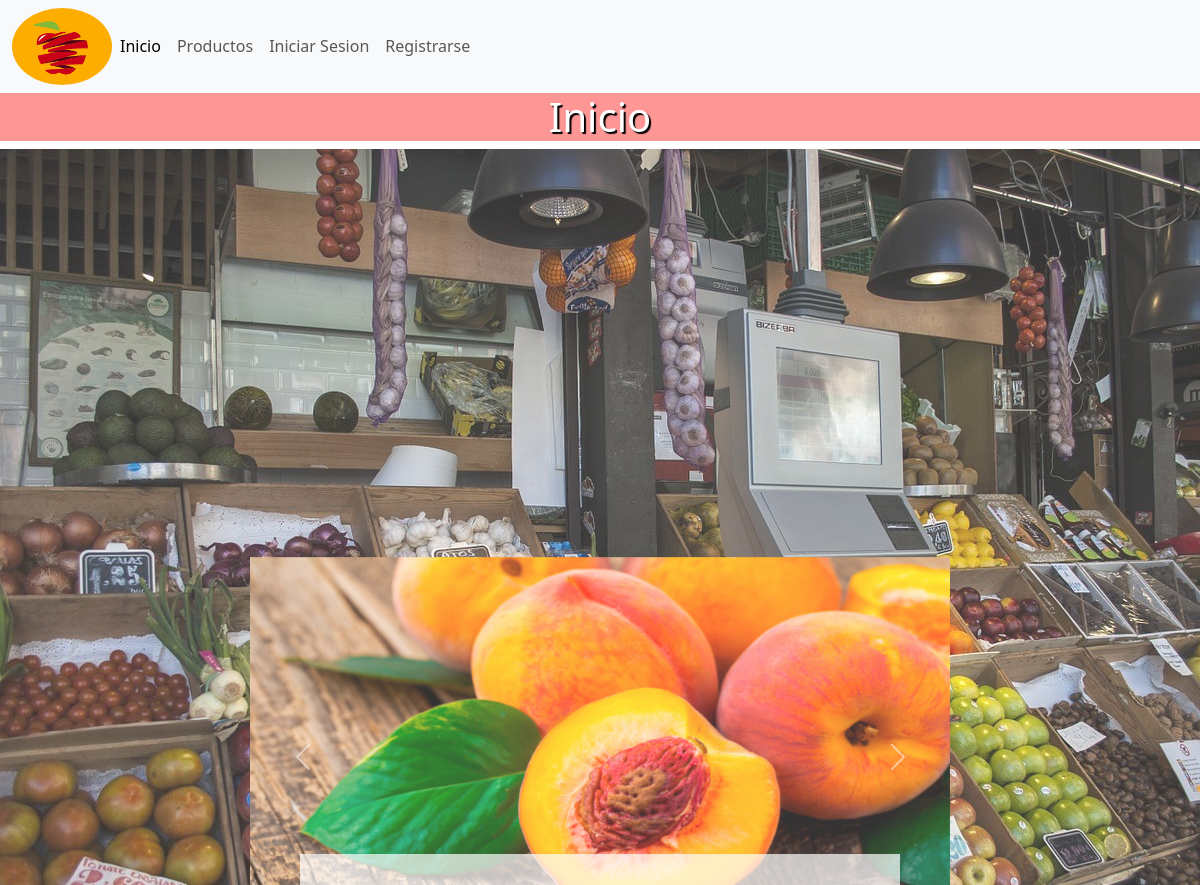
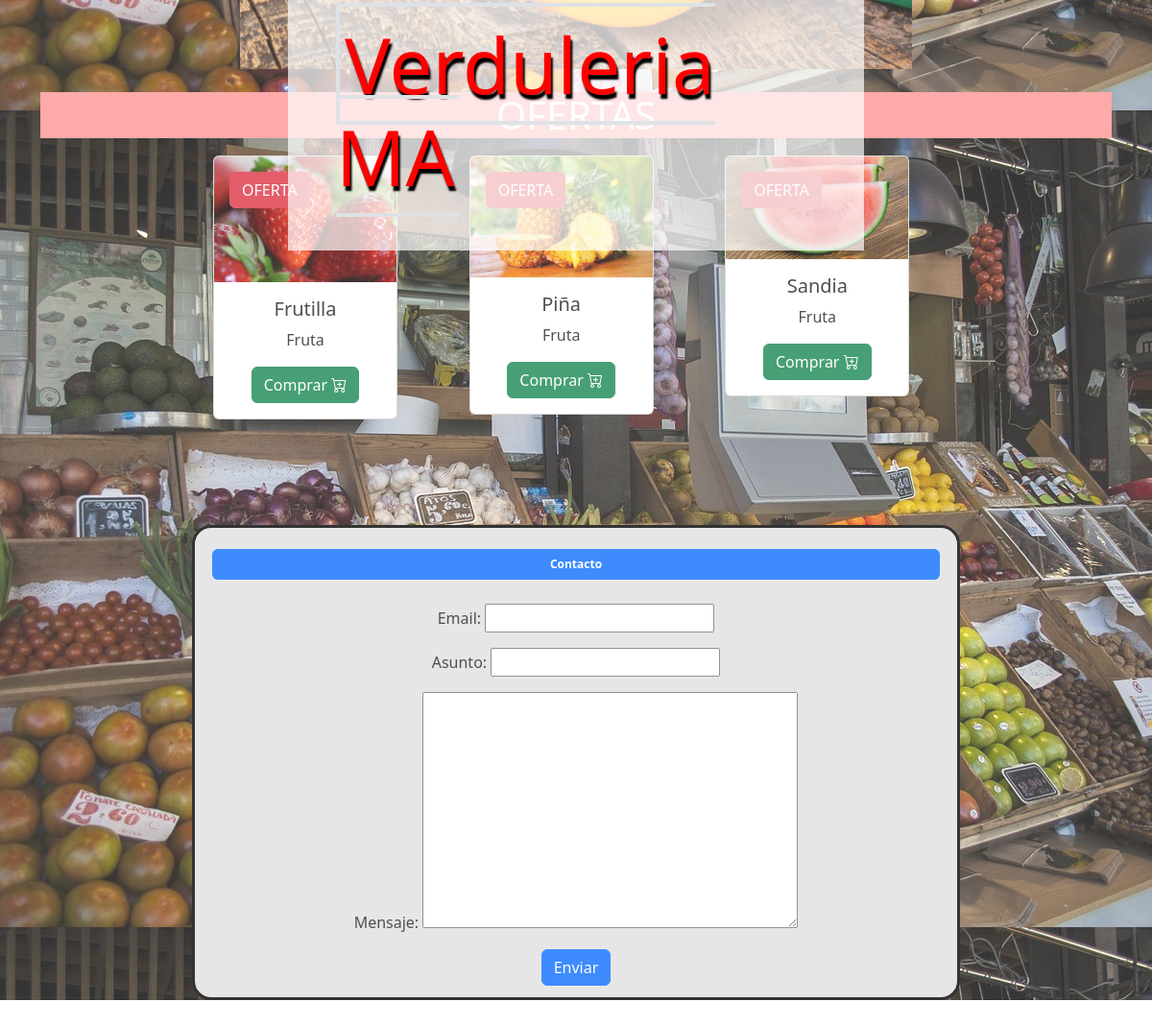
The page / on the database its author committed (2 pictures, top to bottom).
### productos/models.py (models this page shows, shortened)
class Producto(models.Model):
    nombre = models.CharField(max_length=100)
    precio = models.FloatField()
    imagen = models.ImageField(upload_to='productos')
    categoria = models.ForeignKey(Categoria, on_delete=models.CASCADE)
    oferta = models.BooleanField(default=False)
    created = models.DateField(auto_now_add=True)
    class Meta:
        verbose_name= 'producto'
        verbose_name_plural = 'productos'

class Categoria(models.Model):
    nombre = models.CharField(max_length=50)
    created = models.DateField(auto_now_add=True)
    class Meta:
        verbose_name= 'categoria'
        verbose_name_plural = 'categorias'
    def __str__(self):
        return self.nombre

### base/views.py (the view, shortened to what this page needs)
# urls.py: path('', views.inicio, name='inicio'),
def inicio(request):
    form = ContactoForm()
    productos = Producto.objects.filter(oferta=True)
    if request.method == 'GET':
        return render(request, 'inicio.html', {
            'form':form,
            'productos':productos
        })

### contacto/forms.py
class ContactoForm(ModelForm):
    class Meta:
        model = Contacto
        fields = ['email', 'asunto', 'mensaje']

### base/templates/inicio.html (shortened to what this page needs)
{% extends 'base.html' %}
{% load static %}
{% block content %}
    <h1 class="inicio h1-shadow">Inicio</h1>
    <div class="midiv">
        <br><br><br><br><br><br><br><br><br><br><br><br><br><br><br><br> <br>
        <div id="carouselExampleAutoplaying" class="carousel slide carusel" data-bs-ride="carousel">
            <div class="carousel-inner">
              <div class="carousel-item active">
                <img src="{% static 'imagenes/durazno.jpg' %}" class="d-block w-100 img-fluid" alt="...">
              </div>
            </div>
            <button class="carousel-control-prev" type="button" data-bs-target="#carouselExampleAutoplaying" data-bs-slide="prev">
              <span class="carousel-control-prev-icon" aria-hidden="true"></span>
            </button>
            <button class="carousel-control-next" type="button" data-bs-target="#carouselExampleAutoplaying" data-bs-slide="next">
              <span class="carousel-control-next-icon" aria-hidden="true"></span>
            </button>
          </div>
          <br>
          <div class="container">
            <h1>OFERTAS</h1>
              <div class="container">
                <div class="row" style="max-width: 800px; margin: 0 auto;">
                    {% for producto in productos %}
                    <div class="col-4">
                        <div class="card text-center card-fruta" style="width: 12rem;">
                            <img src="{{producto.imagen.url}}" class="card-img-top" alt="imagen de producto">
                            <div class="card-body">
                              <h5 class="card-title">{{producto.nombre}}</h5>
                              <p class="card-text">{{producto.categoria}} </p>
                              <a href="{% url 'tienda:agregar-producto' producto.id %}" class="btn btn-success">Comprar
                                  <i class="bi bi-cart-plus"></i>
                              </a>
                              <button class="btn btn-danger position-absolute top-0 start-0 m-3">OFERTA</button>
                            </div>
                        </div>
                    </div>
                    {% endfor %}
                </div>
              </div>
          </div>
          <div class="container contenedor-contacto">
            <div class="d-grid gap-2 contacto">
              <div class="badge text-bg-primary div-contacto">
                Contacto
              </div>
            </div>
            <form action="" method="POST">
              {{form.as_p}}
              <button class="btn btn-primary">Enviar</button>
            </form>
          </div>
    </div>
    <div class="contenedor-titulo">
            <h2 class="titulo-cont">
                <span class="border border-end-0 border-4 borde-titulo">
                    Verduleria MA
                </span>
            </h2>
    </div>
     <br><br><br>
{% endblock %}

### base/static/css/style.css (style rules this page uses)
h1 { background-color: rgb(255, 149, 149); color: white; text-align: center; }
.inicio { background-color: rgb(255, 150, 150); }
.card-fruta { margin: 10px; }
.h1-shadow { text-shadow: 2px 2px 1px black; }
.midiv { background-image: url('../imagenes/verduleria.jpg'); max-width: 100%; max-height: 100%; opacity: 0.8; position: relative; }
.titulo-cont { font-size: 5rem; text-shadow: 2px 5px 2px black; position: absolute; color: red; margin: 0 auto; top: 50%; left: 50%; transform: translate(-50%, -50%); background-color: rgba(255, 255, 255, 0.7); padding: 50px; }
.carusel { max-width: 700px; margin: 0 auto; }
.carousel-item img { width: 500px; height: 400px; }
.borde-titulo { padding: 5px; }
.contenedor-contacto { max-width: 800px; margin: 0 auto; background-color: rgb(224, 224, 224); padding: 12px 8px; border: solid rgb(0, 0, 0); border-radius: 20px; margin-top: 100px; text-align: center; }
.contacto { margin: 10px; }
.div-contacto { padding: 10px; margin-bottom: 15px; }

### rows shown on the page
Producto: imagen (picture), nombre "Frutilla", categoria "Fruta"
Producto: imagen (picture), nombre "Piña", categoria "Fruta"
Producto: nombre "Sandia", categoria "Fruta"
